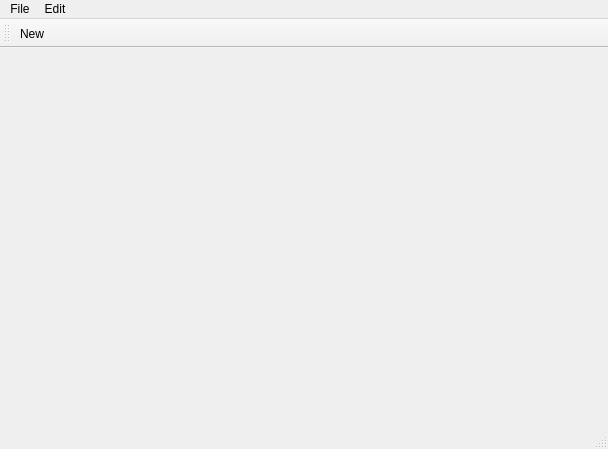
<?xml version="1.0" encoding="UTF-8"?>
<ui version="4.0">
 <class>MainWindow</class>
 <widget class="QMainWindow" name="MainWindow">
  <property name="geometry">
   <rect>
    <x>0</x>
    <y>0</y>
    <width>608</width>
    <height>449</height>
   </rect>
  </property>
  <property name="windowTitle">
   <string>MainWindow</string>
  </property>
  <widget class="QWidget" name="centralwidget"/>
  <widget class="QMenuBar" name="menubar">
   <property name="geometry">
    <rect>
     <x>0</x>
     <y>0</y>
     <width>608</width>
     <height>24</height>
    </rect>
   </property>
   <widget class="QMenu" name="menuFile">
    <property name="title">
     <string>File</string>
    </property>
    <addaction name="actionNew"/>
   </widget>
   <widget class="QMenu" name="menuEdit">
    <property name="title">
     <string>Edit</string>
    </property>
   </widget>
   <addaction name="menuFile"/>
   <addaction name="menuEdit"/>
  </widget>
  <widget class="QStatusBar" name="statusbar"/>
  <widget class="QToolBar" name="toolBar">
   <property name="windowTitle">
    <string>toolBar</string>
   </property>
   <attribute name="toolBarArea">
    <enum>TopToolBarArea</enum>
   </attribute>
   <attribute name="toolBarBreak">
    <bool>false</bool>
   </attribute>
   <addaction name="actionNew"/>
  </widget>
  <action name="actionNew">
   <property name="text">
    <string>New</string>
   </property>
  </action>
 </widget>
 <resources/>
 <connections/>
</ui>
